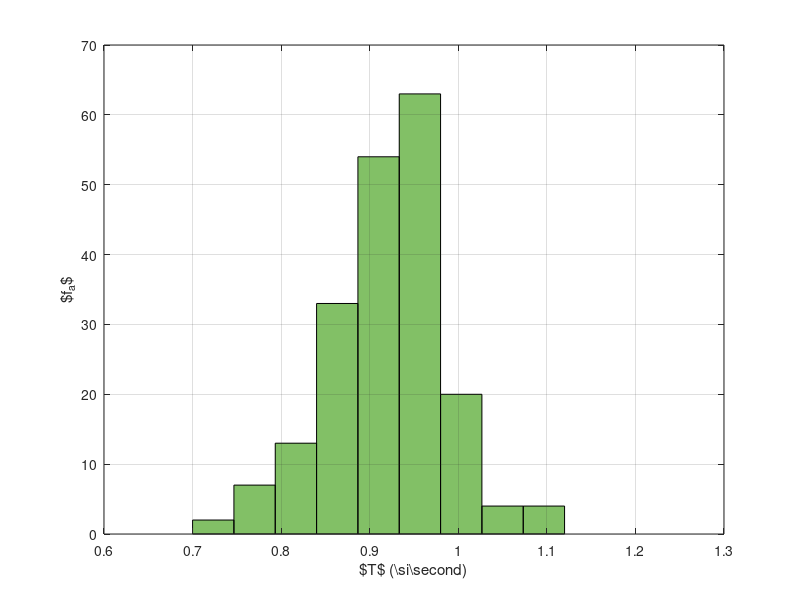

Write the MATLAB code that produced this figure.
% Leo los datos
periodos = csvread("data/periodos.csv");

% Cantidad de barras
c = 9;

% Construyo el histograma
hist(periodos, c);
colormap(summer());
xlabel("$T$ (\\si{\\second})");
ylabel("$f_a$");
grid on;

% Escribo en archivo
print -dtikz "-S900,600" "-F:5.5" "img/histograma.tikz"
